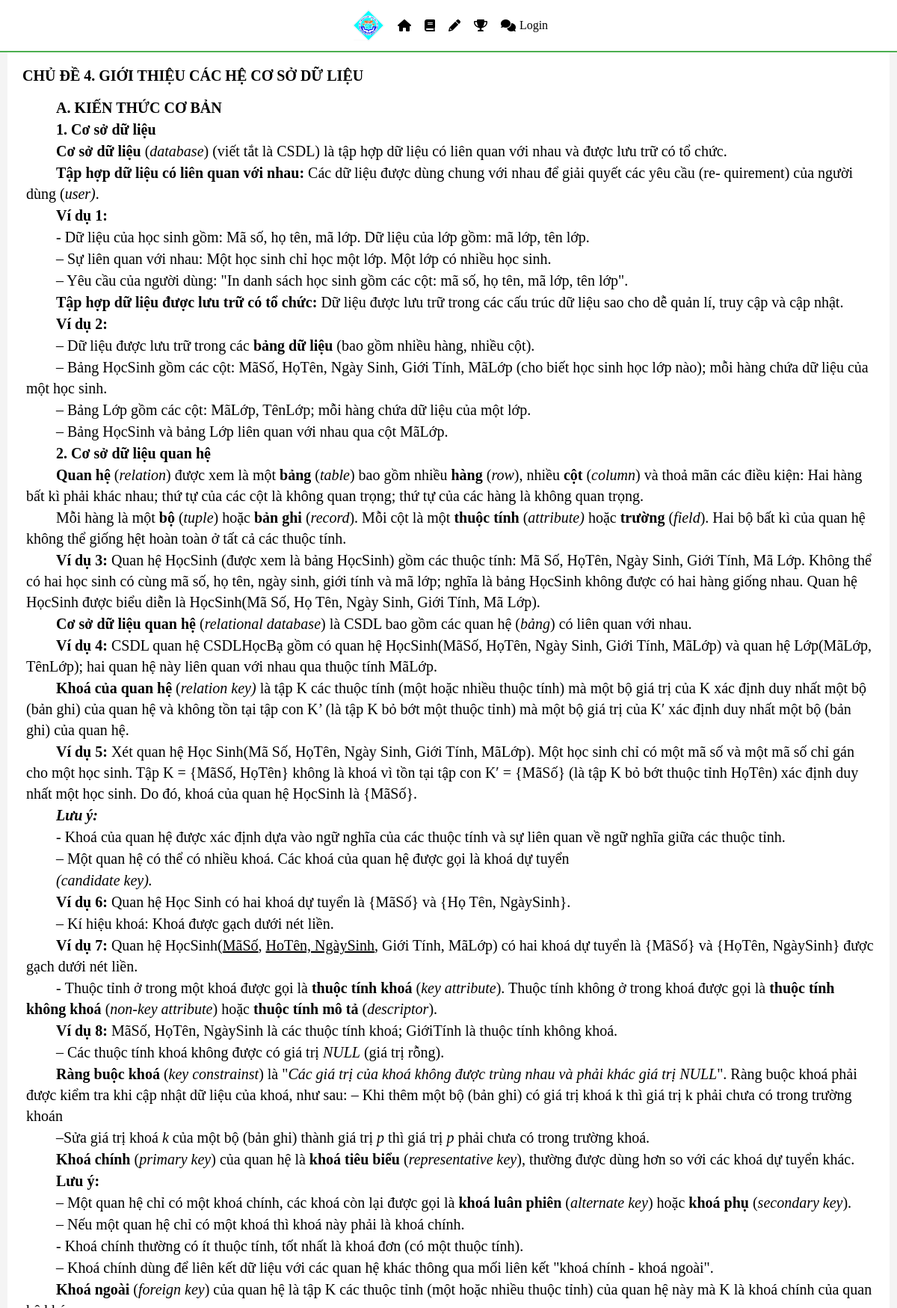
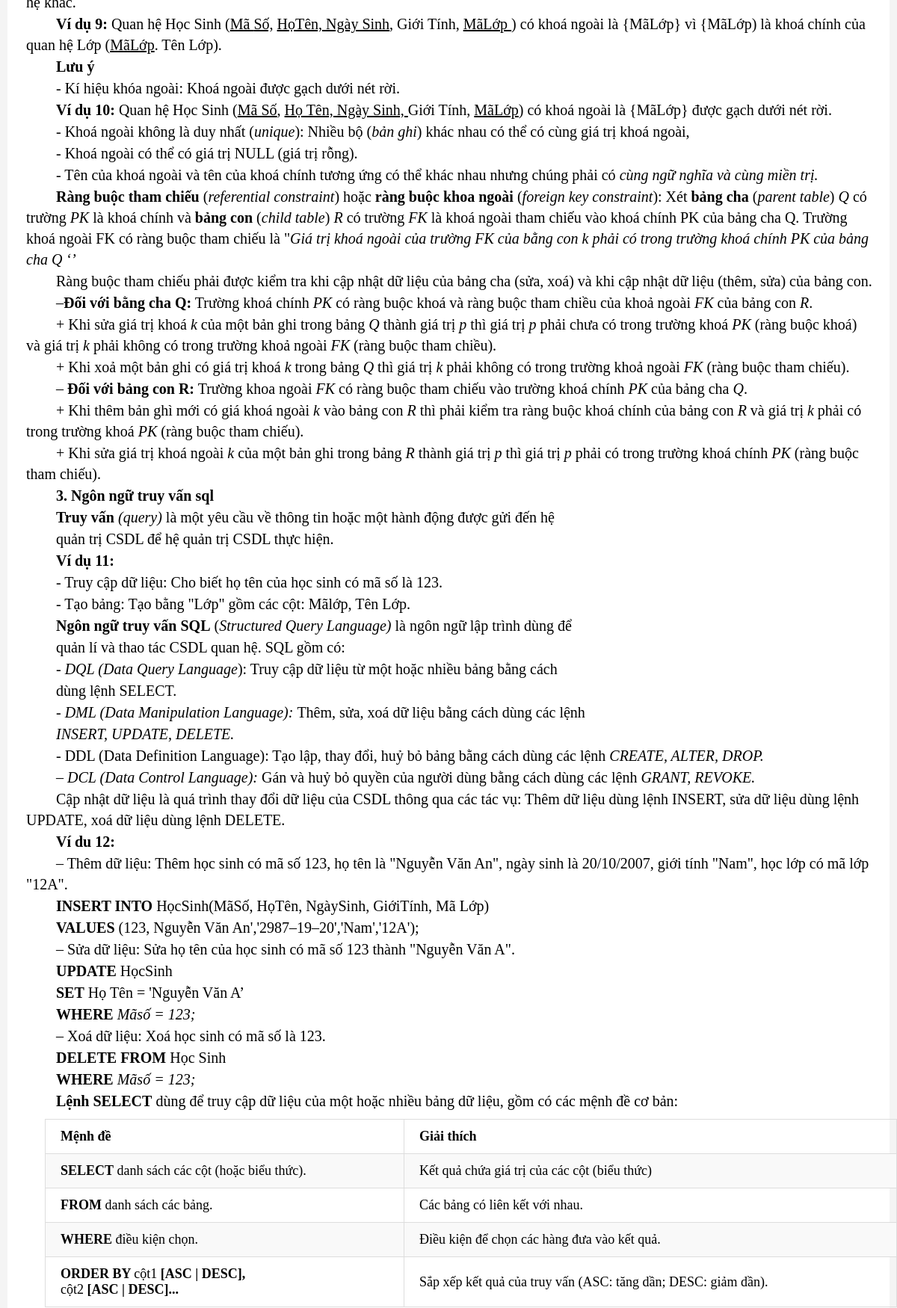
Screenshot of /on_tap/bai/22/ (upper part) with the database file from the repository (2 pictures, top to bottom).
### base/models.py (models this page shows, shortened)
class bai_hoc(models.Model):
    name = models.CharField(max_length=2000)
    noi_dung = models.TextField()
    file_di_kem = models.FileField(blank=True)

### base/views.py (the view)
# urls.py: path('on_tap/bai/<int:lesson_id>/', views.bai, name='bai'),
def bai(request,lesson_id):
    all_lesson  = bai_hoc.objects.all()
    lesson = bai_hoc.objects.get(id=lesson_id)
    ten = lesson.name
    noi_dung = lesson.noi_dung
    file_dinh_kem = lesson.file_di_kem
    context = {
        'ten':ten,
        'noi_dung':noi_dung,
        'file':file_dinh_kem,
        'all_lesson': all_lesson,
    }
    return render(request, 'base/bai_hoc_nd.html',context)

### base/templates/base/bai_hoc_nd.html (shortened to what this page needs)
{%extends 'base/bai_hoc.html'%}

### base/templates/base/bai_hoc.html (shortened to what this page needs)
<!DOCTYPE html>
<html>
<head>
    {% load static %}
    {% if request.session.theme == 'dark' %}
    <link rel="stylesheet" href="{% static 'styles/dark.css' %}">
    <link rel="stylesheet" href="{% static 'styles/b_dark.css' %}">
    {% else %}
    <link rel="stylesheet" href="{% static 'styles/light.css' %}">
    <link rel="stylesheet" href="{% static 'styles/b_light.css' %}">
    {% endif %}
</head>
<body>
    {% include 'navbar.html' %}
    <div class="midlle_section_1">
        <div class="noi_dung">
            <div class="nd">
                <h3>{{ten}}</h3>
                <p>{{noi_dung|safe}}</p>
            </div>
        </div>
    </div>
</body>
</html>

### static/styles/light.css (style rules this page uses)
body { background-color: #f4f4f4; padding-top: 75px; }
* { margin: 0; padding: 0; box-sizing: border-box; }
@media only screen and (max-width: 1400px) { body { padding-top: 50px; } }

### static/styles/b_light.css (style rules this page uses)
.midlle_section_1 { padding-left: 20px; padding-top: 40px; display: grid; grid-template-columns: 1.2fr 5fr; column-gap: 35px; }
.noi_dung { background-color: #ffff; border-radius: 10px; padding: 20px; font-size: 20px; gap: 10px; }
.noi_dung h3 { padding-top: 10px; padding-bottom: 12px; font-size: 33px; }
.noi_dung p { padding-left: 10px; font-size: 23px; }
.nd h3 { margin-bottom: 10px; }
.nd p { margin-bottom: 1px; line-height: 1.4; }
.nd { padding: 10px; }
.nd table { width: 100%; border-collapse: collapse; margin: 10px 0 30px 30px; font-size: 18px; }
.nd table th, .nd table td { padding: 12px 20px; border: 1px solid #ddd; text-align: left; }
.nd table { border-collapse: collapse; width: 100%; margin-bottom: 20px; }
.nd table tr { border-spacing: 0; }
.nd table tr:nth-child(even) { background-color: #f9f9f9; }
@media (max-width:  1400px) { .midlle_section_1 { padding: 10px; display: grid; grid-template-columns: 1fr; gap: 20px; } }
@media (max-width:  1400px) { .noi_dung { font-size: 20px; padding: 15px; } }
@media (max-width:  1400px) { .noi_dung h3 { font-size: 25px; text-align: center; } }
@media (max-width:  1400px) { .noi_dung p { font-size: 16px; line-height: 1.5; padding-left: 5px; } }
@media (max-width:  1400px) { .nd h3 { font-size: 20px; margin-bottom: 5px; text-align: left; } }
@media (max-width:  1400px) { .nd p { font-size: 20px; line-height: 1.4; } }
@media (max-width:  1400px) { .nd { padding: 5px; } }

### rows the page displays
bai_hoc: name "CHỦ ĐỀ 4. GIỚI THIỆU CÁC HỆ CƠ SỞ DỮ LIỆU", noi_dung "A. KIẾN THỨC CƠ BẢN 1. Cơ sở dữ liệu Cơ sở dữ liệu ( database ) (viết tắt là CSDL) là tập hợp dữ liệu có liên quan với nhau và được lưu trữ có tổ chức. Tập hợp dữ liệu có liên quan với nhau: Các dữ liệu được dùng chung với nhau để giải quyết các yêu cầu (re- quirement) của người dùng ( user) . Ví dụ 1: - Dữ liệu của học sinh gồm: Mã số, họ tên, mã lớp. Dữ liệu của lớp gồm: mã lớp, tên lớp. – Sự liên quan với nhau: Một học sinh chỉ học một lớp. Một lớp có nhiều học sinh. – Yêu cầu của người dùng: \"In danh sách học sinh gồm các cột: mã số, họ tên, mã lớp, tên lớp\". Tập hợp dữ liệu được lưu trữ có tổ chức: Dữ liệu được lưu trữ trong các cấu trúc dữ liệu sao cho dễ quản lí, truy cập và cập…"
